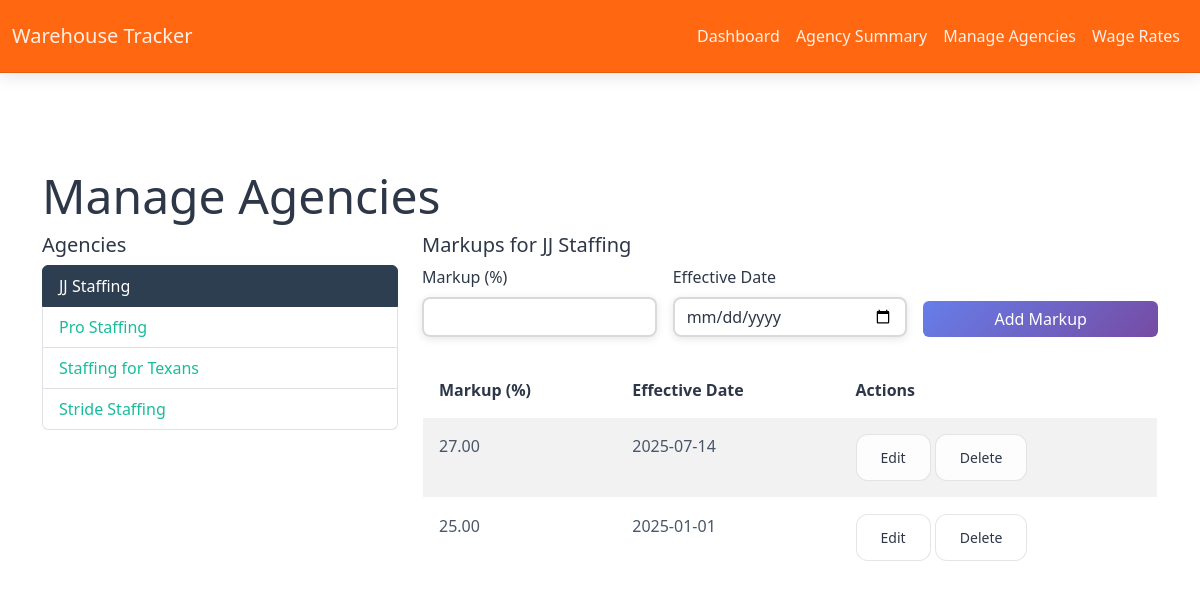
The page /manage_agencies?agency_id=2 on the database its author committed.
### app/models.py (models this page shows, shortened)
class Agency(db.Model):
    __tablename__ = 'agency'
    id = db.Column(db.Integer, primary_key=True)
    name = db.Column(db.String(128), unique=True, nullable=False, index=True)
    markups = db.relationship('AgencyMarkup', backref='agency', lazy=True, cascade='all, delete-orphan')

class AgencyMarkup(db.Model):
    __tablename__ = 'agency_markup'
    id = db.Column(db.Integer, primary_key=True)
    agency_id = db.Column(db.Integer, db.ForeignKey('agency.id'), nullable=False, index=True)
    markup = db.Column(db.Float, nullable=False)
    effective_date = db.Column(db.Date, nullable=False)

### app/routes/agency.py (the view, shortened to what this page needs)
@agency_bp.route('/manage_agencies', methods=['GET', 'POST'])
def manage_agencies():
    agencies = Agency.query.order_by(Agency.name).all()
    selected_agency = None
    markups = []
    agency_id = request.args.get('agency_id', type=int)
    if agency_id:
        selected_agency = Agency.query.get(agency_id)
        if selected_agency:
            markups = AgencyMarkup.query.filter_by(agency_id=selected_agency.id).order_by(AgencyMarkup.effective_date.desc()).all()
    return render_template('manage_agencies.html', agencies=agencies, selected_agency=selected_agency, markups=markups)

### app/templates/manage_agencies.html (shortened to what this page needs)
{% extends "layout.html" %}
{% block content %}
<h1>Manage Agencies</h1>
<div class="row">
  <div class="col-md-4">
    <h5>Agencies</h5>
    <ul class="list-group mb-3">
      {% for agency in agencies %}
      <li class="list-group-item {% if selected_agency and agency.id == selected_agency.id %}active{% endif %}">
        <a href="{{ url_for('agency_summary.manage_agencies', agency_id=agency.id) }}" class="text-decoration-none {% if selected_agency and agency.id == selected_agency.id %}text-white{% endif %}">{{ agency.name }}</a>
      </li>
      {% endfor %}
    </ul>
  </div>
  <div class="col-md-8">
    {% if selected_agency %}
    <h5>Markups for {{ selected_agency.name }}</h5>
    <form method="post" class="row g-3 align-items-end mb-4">
      <div class="col-md-4">
        <label class="form-label">Markup (%)</label>
        <input name="markup" type="number" step="0.01" class="form-control" required />
      </div>
      <div class="col-md-4">
        <label class="form-label">Effective Date</label>
        <input name="effective_date" type="date" class="form-control" required />
      </div>
      <div class="col-md-4 d-flex align-items-end">
        <button class="btn btn-primary w-100">Add Markup</button>
      </div>
    </form>
    <table class="table table-striped">
      <thead>
        <tr>
          <th>Markup (%)</th>
          <th>Effective Date</th>
          <th>Actions</th>
        </tr>
      </thead>
      <tbody>
        {% for markup in markups %}
        <tr>
          <td>{{ '%.2f'|format(markup.markup * 100) }}</td>
          <td>{{ markup.effective_date.strftime('%Y-%m-%d') }}</td>
          <td>
            <a href="{{ url_for('agency_summary.edit_agency_markup', markup_id=markup.id) }}" class="btn btn-sm btn-outline-secondary">Edit</a>
            <form method="post" action="{{ url_for('agency_summary.delete_agency_markup', markup_id=markup.id) }}" style="display:inline-block" onsubmit="return confirm('Delete this markup?');">
              <button class="btn btn-sm btn-outline-danger">Delete</button>
            </form>
          </td>
        </tr>
        {% endfor %}
      </tbody>
    </table>
    {% else %}
    <div class="alert alert-info">Select an agency to manage markups.</div>
    {% endif %}
  </div>
</div>
{% endblock %}

### app/static/css/glassmorphism.css (style rules this page uses)
:root { --glass-bg: rgba(255, 255, 255, 0.8); --glass-border: rgba(0, 0, 0, 0.1); --glass-shadow: 0 8px 32px 0 rgba(0, 0, 0, 0.15); --glass-backdrop: blur(8px); --primary-gradient: linear-gradient(135deg, #667eea 0%, #764ba2 100%); --secondary-gradient: linear-gradient(135deg, #f093fb 0%, #f5576c 100%); --success-gradient: linear-gradient(135deg, #4facfe 0%, #00f2fe 100%); --warning-gradient: linear-gradient(135deg, #43e97b 0%, #38f9d7 100%); --danger-gradient: linear-gradient(135deg, #fa709a 0%, #fee140 100%); --info-gradient: linear-gradient(135deg, #a8edea 0%, #fed6e3 100%); --text-primary: #2d3748; --text-secondary: #4a5568; --text-light: rgba(255, 255, 255, 0.9); }
body { background: #ffffff; min-height: 100vh; color: var(--text-primary); font-family: 'Segoe UI', Tahoma, Geneva, Verdana, sans-serif; }
.btn-glass { background: var(--glass-bg); backdrop-filter: var(--glass-backdrop); -webkit-backdrop-filter: var(--glass-backdrop); border: 1px solid var(--glass-border); border-radius: 12px; color: var(--text-primary); font-weight: 500; padding: 0.75rem 1.5rem; transition: all 0.3s cubic-bezier(0.4, 0, 0.2, 1); position: relative; overflow: hidden; }
.btn-glass::before { content: ''; position: absolute; top: 0; left: -100%; width: 100%; height: 100%; background: linear-gradient(90deg, transparent, rgba(255, 255, 255, 0.2), transparent); transition: left 0.5s; }
.btn-primary-glass { background: var(--primary-gradient); color: white; border: none; }
.table-glass { background: rgba(255, 255, 255, 0.05); border-radius: 12px; overflow: hidden; backdrop-filter: blur(4px); border: 1px solid rgba(255, 255, 255, 0.1); }
.table-glass th { background: rgba(255, 255, 255, 0.1); border: none; color: var(--text-primary); font-weight: 600; padding: 1rem; }
.table-glass td { border: none; border-bottom: 1px solid rgba(255, 255, 255, 0.1); color: var(--text-secondary); padding: 1rem; transition: background-color 0.3s ease; }
.form-control-glass { background: rgba(255, 255, 255, 0.95); backdrop-filter: blur(4px); border: 2px solid rgba(0, 0, 0, 0.15); border-radius: 8px; color: var(--text-primary); transition: all 0.3s ease; box-shadow: 0 2px 8px rgba(0, 0, 0, 0.1); }
.form-control-glass::placeholder { color: rgba(45, 55, 72, 0.6); }

### rows shown on the page
Agency: name "JJ Staffing"
Agency: name "Pro Staffing"
Agency: name "Staffing for Texans"
Agency: name "Stride Staffing"
AgencyMarkup: markup.markup*100 "27.00", effective_date "2025-07-14"
AgencyMarkup: markup.markup*100 "25.00", effective_date "2025-01-01"
